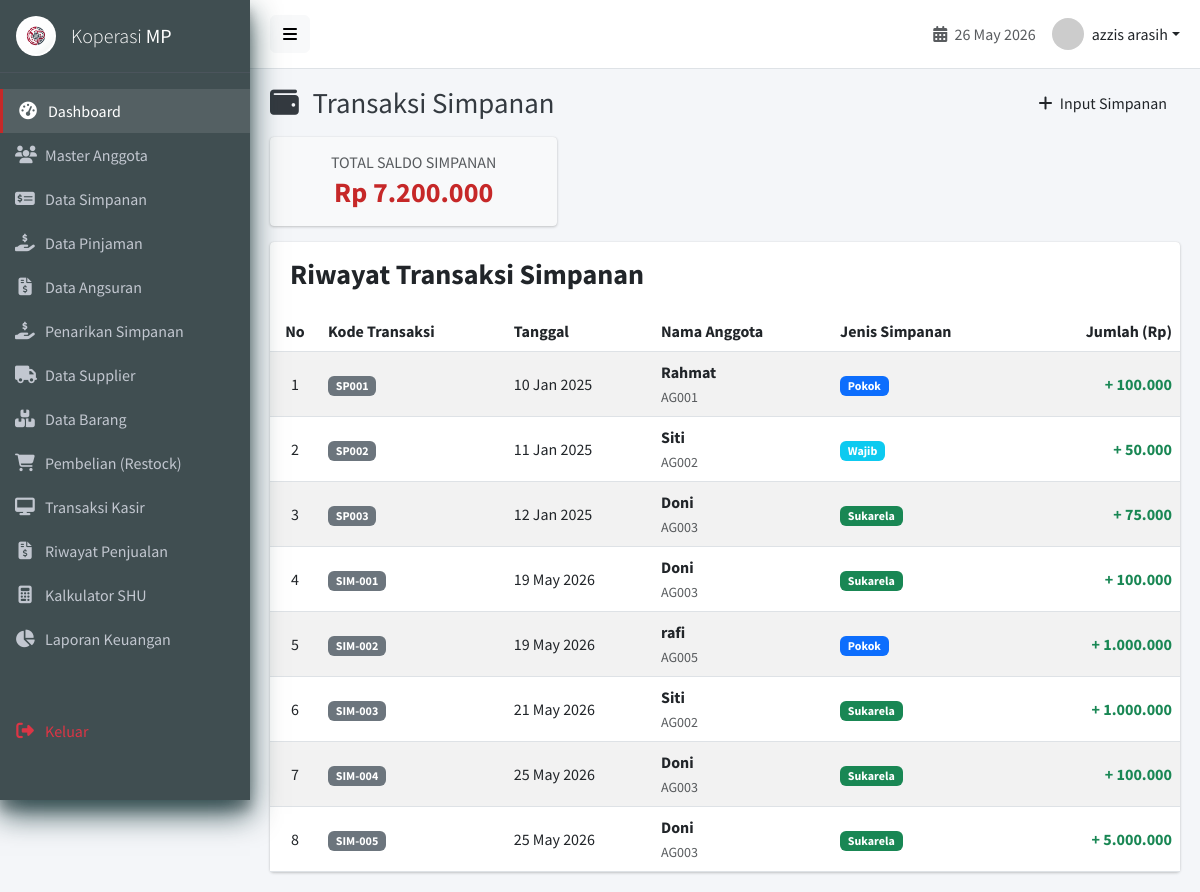
The page /simpanan.php (signed in) on the database its author committed.
### tables this page shows
CREATE TABLE `simpanan` (
  `id_simpanan` int(11) NOT NULL AUTO_INCREMENT,
  `kode_simpanan` varchar(50) DEFAULT NULL,
  `id_anggota` int(11) NOT NULL,
  `jenis_simpanan` enum('pokok','wajib','sukarela') DEFAULT NULL,
  `jumlah` decimal(15,2) DEFAULT NULL CHECK (`jumlah` >= 0),
  `tanggal` date DEFAULT NULL,
  `created_at` timestamp NOT NULL DEFAULT current_timestamp(),
  PRIMARY KEY (`id_simpanan`),
  UNIQUE KEY `kode_simpanan` (`kode_simpanan`),
  KEY `id_anggota` (`id_anggota`),
  CONSTRAINT `simpanan_ibfk_1` FOREIGN KEY (`id_anggota`) REFERENCES `anggota` (`id_anggota`) ON UPDATE CASCADE
);

CREATE TABLE `anggota` (
  `id_anggota` int(11) NOT NULL AUTO_INCREMENT,
  `no_anggota` varchar(30) NOT NULL,
  `nama_anggota` varchar(100) NOT NULL,
  `jk` enum('L','P') DEFAULT NULL,
  `alamat` text DEFAULT NULL,
  `no_hp` varchar(20) DEFAULT NULL,
  `tanggal_gabung` date DEFAULT NULL,
  `status` enum('aktif','nonaktif') DEFAULT 'aktif',
  `created_at` timestamp NOT NULL DEFAULT current_timestamp(),
  `updated_at` timestamp NOT NULL DEFAULT current_timestamp() ON UPDATE current_timestamp(),
  `deleted_at` timestamp NULL DEFAULT NULL,
  PRIMARY KEY (`id_anggota`),
  UNIQUE KEY `no_anggota` (`no_anggota`),
  KEY `idx_nama_anggota` (`nama_anggota`)
);

### simpanan.php (the view, shortened to what this page needs)
<?php
require_once 'config/database.php';
include 'views/layouts/header.php';
?>
<div class="content-header">
    <div class="d-flex justify-content-between align-items-center">
        <h1 class="m-0"><i class="fas fa-wallet me-2"></i> Transaksi Simpanan</h1>
        <a href="simpanan_tambah.php" class="btn btn-crimson"><i class="fas fa-plus me-1"></i> Input Simpanan</a>
    </div>
</div>
<section class="content">
    <div class="row mb-3">
        <div class="col-md-4">
            <div class="card bg-light">
                <div class="card-body text-center">
                    <?php
                    $res_simpanan = $conn->query("SELECT SUM(jumlah) as total FROM simpanan");
                    $total_simpanan_masuk = $res_simpanan ? $res_simpanan->fetch_assoc()['total'] : 0;
                    $res_penarikan = $conn->query("SELECT SUM(jumlah) as total FROM penarikan_simpanan");
                    $total_penarikan = $res_penarikan ? $res_penarikan->fetch_assoc()['total'] : 0;
                    $total_simpanan = $total_simpanan_masuk - $total_penarikan;
                    ?>
                    <h6 class="text-muted text-uppercase mb-1">Total Saldo Simpanan</h6>
                    <h3 class="mb-0 fw-bold" style="color: var(--accent-red);">Rp
                        <?php echo number_format($total_simpanan, 0, ',', '.'); ?>
                    </h3>
                </div>
            </div>
        </div>
    </div>
    <div class="card">
        <div class="card-header border-0 pt-3">
            <h3 class="card-title fw-bold">Riwayat Transaksi Simpanan</h3>
        </div>
        <div class="card-body p-0">
            <div class="table-responsive">
                <table class="table table-hover table-striped align-middle mb-0">
                    <thead class="bg-light">
                        <tr>
                            <th class="text-center" width="50">No</th>
                            <th>Kode Transaksi</th>
                            <th>Tanggal</th>
                            <th>Nama Anggota</th>
                            <th>Jenis Simpanan</th>
                            <th class="text-end">Jumlah (Rp)</th>
                        </tr>
                    </thead>
                    <tbody>
                        <?php
                        $no = 1;
                        $query = $conn->query("
                            SELECT s.*, a.nama_anggota, a.no_anggota
                            FROM simpanan s
                            JOIN anggota a ON s.id_anggota = a.id_anggota
                            ORDER BY s.id_simpanan ASC
                        ");
                        if ($query->num_rows > 0):
                            while ($row = $query->fetch_assoc()):
                                ?>
                                <tr>
                                    <td class="text-center"><?php echo $no++; ?></td>
                                    <td><span class="badge bg-secondary"><?php echo $row['kode_simpanan']; ?></span></td>
                                    <td><?php echo date('d M Y', strtotime($row['tanggal'])); ?></td>
                                    <td>
                                        <div class="fw-bold"><?php echo htmlspecialchars($row['nama_anggota']); ?></div>
                                        <small class="text-muted"><?php echo $row['no_anggota']; ?></small>
                                    </td>
                                    <td>
                                        <?php
                                        $jenis = $row['jenis_simpanan'];
                                        if ($jenis == 'pokok')
                                            echo '<span class="badge bg-primary">Pokok</span>';
                                        elseif ($jenis == 'wajib')
                                            echo '<span class="badge bg-info">Wajib</span>';
                                        else
                                            echo '<span class="badge bg-success">Sukarela</span>';
                                        ?>
                                    </td>
                                    <td class="text-end fw-bold text-success">
                                        + <?php echo number_format($row['jumlah'], 0, ',', '.'); ?>
                                    </td>
                                </tr>
                                <?php
                            endwhile;
                        else:
                            ?>
                            <tr>
                                <td colspan="6" class="text-center py-4 text-muted">Belum ada transaksi simpanan.</td>
                            </tr>
                        <?php endif; ?>
                    </tbody>
                </table>
            </div>
        </div>
    </div>
</section>
<?php include 'views/layouts/footer.php'; ?>

### assets/css/style.css (style rules this page uses)
:root { --primary-color: #404e51; --accent-red: #C62828; --accent-red-hover: #b71c1c; --bg-color: #f4f6f9; --text-main: #333333; --sidebar-text: #c2c7d0; --border-color: #dee2e6; }
body { font-family: 'Source Sans Pro', sans-serif; background-color: var(--bg-color); color: var(--text-main); margin: 0; overflow-x: hidden; }
.content-header { padding: 15px 20px; }
.content-header h1 { font-size: 1.8rem; margin: 0; color: #343a40; font-weight: 400; }
.content { padding: 0 20px 20px 20px; }
.card { box-shadow: 0 0 1px rgba(0, 0, 0, .125), 0 1px 3px rgba(0, 0, 0, .2); border: 0 solid rgba(0, 0, 0, .125); border-radius: .25rem; background-color: #fff; }
.card-header { background-color: transparent; border-bottom: 1px solid rgba(0, 0, 0, .125); padding: .75rem 1.25rem; position: relative; border-top-left-radius: .25rem; border-top-right-radius: .25rem; }
.btn { transition: all 0.3s ease; position: relative; overflow: hidden; }

### rows shown on the page
simpanan: kode_simpanan "SP001", tanggal "10 Jan 2025", id_anggota.nama_anggota "Rahmat", id_anggota.no_anggota "AG001", jenis_simpanan "Pokok", jumlah "100.000"
simpanan: kode_simpanan "SP002", tanggal "11 Jan 2025", id_anggota.nama_anggota "Siti", id_anggota.no_anggota "AG002", jenis_simpanan "Wajib", jumlah "50.000"
simpanan: kode_simpanan "SP003", tanggal "12 Jan 2025", id_anggota.nama_anggota "Doni", id_anggota.no_anggota "AG003", jenis_simpanan "Sukarela", jumlah "75.000"
simpanan: kode_simpanan "SIM-001", tanggal "19 May 2026", id_anggota.nama_anggota "Doni", id_anggota.no_anggota "AG003", jenis_simpanan "Sukarela", jumlah "100.000"
simpanan: kode_simpanan "SIM-002", tanggal "19 May 2026", id_anggota.nama_anggota "rafi", id_anggota.no_anggota "AG005", jenis_simpanan "Pokok", jumlah "1.000.000"
simpanan: kode_simpanan "SIM-003", tanggal "21 May 2026", id_anggota.nama_anggota "Siti", id_anggota.no_anggota "AG002", jenis_simpanan "Sukarela", jumlah "1.000.000"
simpanan: kode_simpanan "SIM-004", tanggal "25 May 2026", id_anggota.nama_anggota "Doni", id_anggota.no_anggota "AG003", jenis_simpanan "Sukarela", jumlah "100.000"
simpanan: kode_simpanan "SIM-005", tanggal "25 May 2026", id_anggota.nama_anggota "Doni", id_anggota.no_anggota "AG003", jenis_simpanan "Sukarela", jumlah "5.000.000"

### other values the page prints
$_SESSION['nama'] "azzis arasih"
$total_simpanan "7.200.000"
